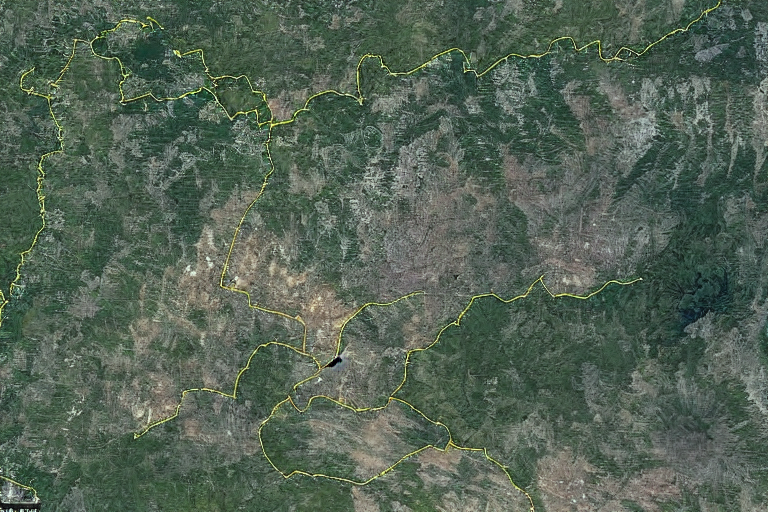
#> input picture data/colorEnhanced/train/NoFire/m_3912057_sw_10_h_20160711_sparse_vegetation_no_signs_of_wild_fire_4.png, 768 x 512 px, found by its file name; its folder holds only this picture in this run
$ python 02_Prepare_Data.py
#> lines starting #> are read from the running program, lines starting #| are printed output that depends on the picture
#synthetic으로 colorEnhanced 생성하기

from PIL import Image
import os, sys

try:
    os.makedirs('data/colorEnhanced/train/NoFire')
    os.makedirs('data/colorEnhanced/val/NoFire')
    os.makedirs('data/colorEnhanced/train/Fire')
    os.makedirs('data/colorEnhanced/val/Fire')
except:
    print("folder already exist")

perc = .05
print("percent to change Fire", perc)

def colorEnhancedIm(fldrIn, fn, fldrOut, perc=-.04, type='png'):
#> called with fldrIn = 'data/synthetic/train/NoFire/', fldrOut = 'data/colorEnhanced/train/NoFire', perc = -0.05, type = 'png'
    path = fldrIn + fn # synthetic 디렉 + 파일이름
    # print('저장;',path)
    # sys.exit('end')
    im = Image.open(path).convert('RGB')
#> im is the input picture: PIL image 768x512 RGB; mean R, G, B 83.7, 99, 85

    # Split into 3 channels
    r, g, b = im.split()
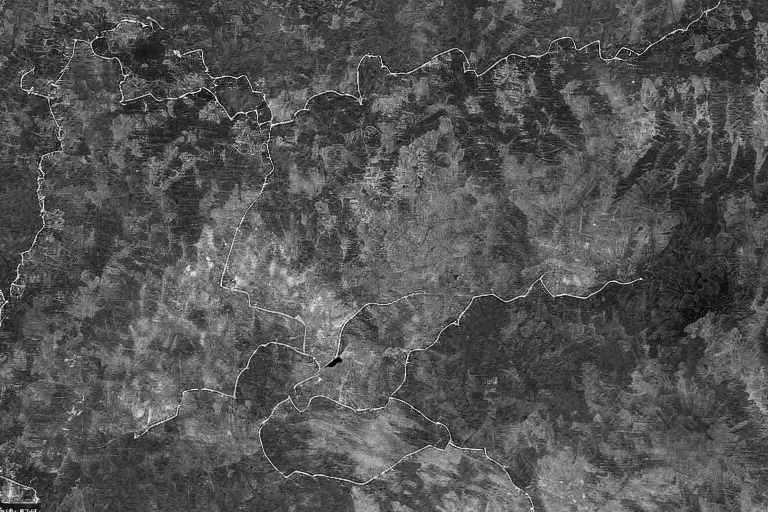
#> r: PIL image 768x512 L; min 0, max 242, mean 83.7
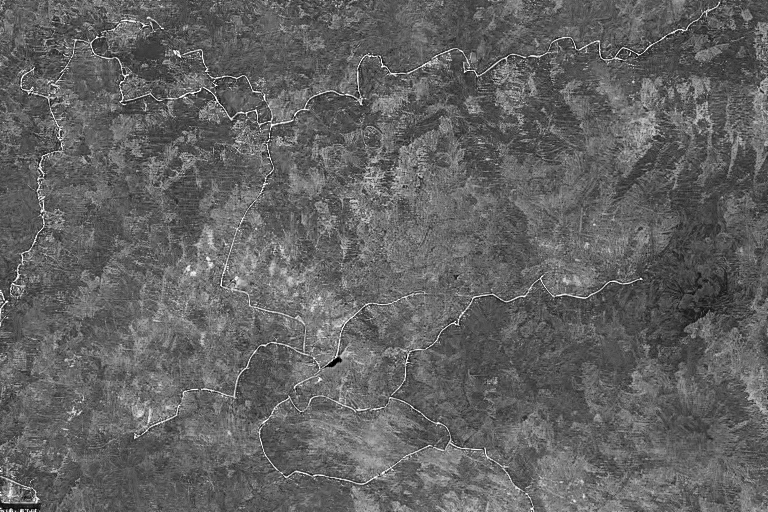
#> g: PIL image 768x512 L; min 0, max 255, mean 99
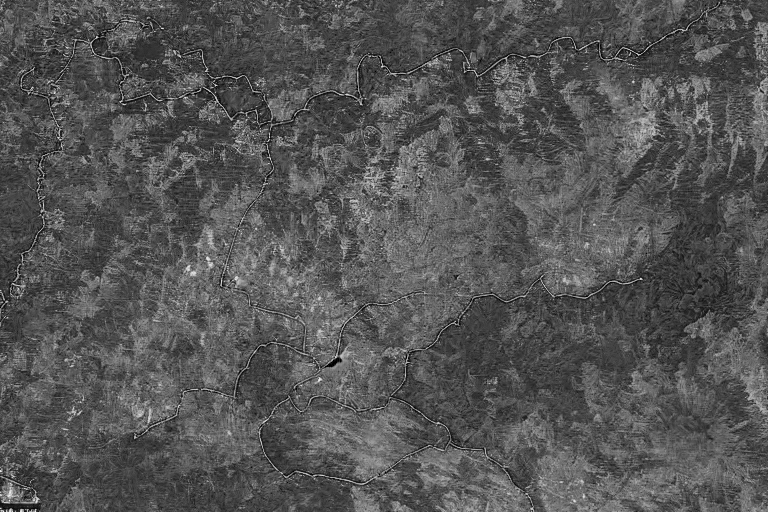
#> b: PIL image 768x512 L; min 0, max 244, mean 85
    # Increase Reds
    r = r.point(lambda i: i * (1+perc))

    # Decrease Greens
    g = g.point(lambda i: i * (1-perc))

    # Recombine back to RGB image
    result = Image.merge('RGB', (r, g, b))

    result.save(f'{fldrOut}/{fn}')
    im.close()
# cropIm(fldrIn, fn, fldrOut)

import glob, os
FireList = []
NoFireList = []

fldrIn = 'data/synthetic/train/Fire/'
fldrOut = "data/colorEnhanced/train/Fire/"
for fire, fn in enumerate(glob.glob(fldrIn+"*.png")): #fire ;index, fn; data
    print('fn이름',fn)
    # fn_trunc = fn.split('/')[-1]
    fn_trunc = os.path.basename(fn)
    print('잘린 이름',fn_trunc)
    FireList.append(fn_trunc)
    # print(fn_trunc, end='나눠')
    colorEnhancedIm(fldrIn, fn_trunc, fldrOut, perc, 'png')
print("completed train set")
fldrIn = "data/synthetic/val/Fire/"
fldrOut = "data/colorEnhanced/val/Fire/"
for fire, fn in enumerate(glob.glob(fldrIn+"*.png")):
    print('fn이름',fn)
    # fn_trunc = fn.split('/')[-1]
    fn_trunc = os.path.basename(fn)
    print('잘린 이름',fn_trunc)
    FireList.append(fn_trunc)
    colorEnhancedIm(fldrIn, fn_trunc, fldrOut, perc, 'png')
print("completed val set")

perc = -1 * perc
print("percent to change NoFire", perc)

fldrIn = "data/synthetic/train/NoFire/"
fldrOut = "data/colorEnhanced/train/NoFire"
for fire, fn in enumerate(glob.glob(fldrIn+"*.png")):
    print('fn이름',fn)
    # fn_trunc = fn.split('/')[-1]
    fn_trunc = os.path.basename(fn)
    print('잘린 이름',fn_trunc)
    FireList.append(fn_trunc)
    colorEnhancedIm(fldrIn, fn_trunc, fldrOut, perc, 'png')
print("completed train set")
fldrIn = "data/synthetic/val/NoFire/"
fldrOut = "data/colorEnhanced/val/NoFire/"
for fire, fn in enumerate(glob.glob(fldrIn+"*.png")):
    print('fn이름',fn)
    # fn_trunc = fn.split('/')[-1]
    fn_trunc = os.path.basename(fn)
    print('잘린 이름',fn_trunc)
    FireList.append(fn_trunc)
    colorEnhancedIm(fldrIn, fn_trunc, fldrOut, perc, 'png')
print("completed val set")

print("done")

$ run again, on data/colorEnhanced/train/NoFire/m_3912142_sw_10_h_20160711_sparse_vegetation_no_signs_of_wild_fire_14.png
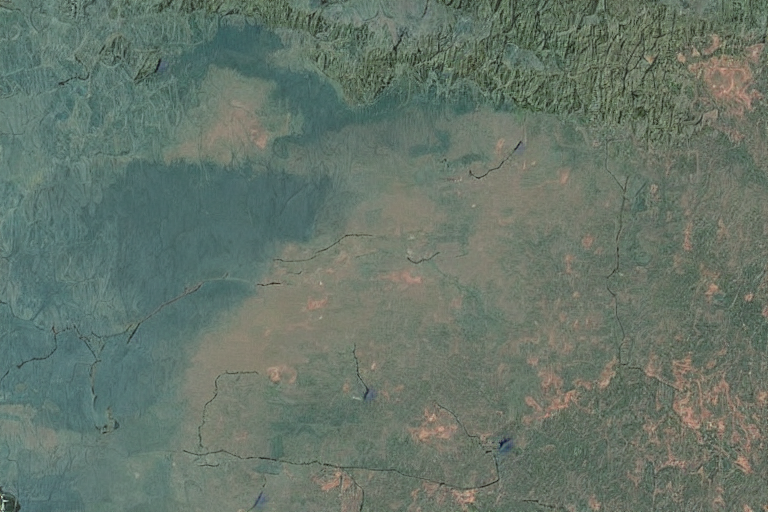
#> input picture data/colorEnhanced/train/NoFire/m_3912142_sw_10_h_20160711_sparse_vegetation_no_signs_of_wild_fire_14.png, 768 x 512 px, found by its file name
#> in colorEnhancedIm, im is the input picture: PIL image 768x512 RGB; mean R, G, B 102, 116.7, 105.4
#> in colorEnhancedIm, `r, g, b = im.split()`:
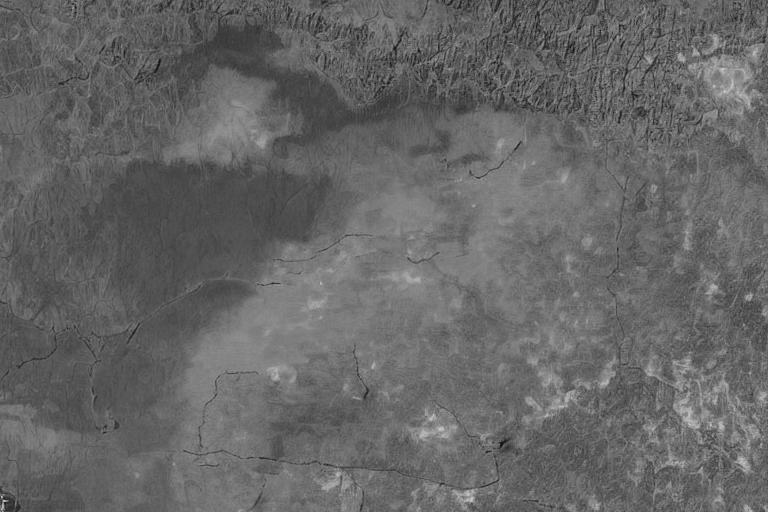
#> r: PIL image 768x512 L; min 9, max 209, mean 102
#> in colorEnhancedIm, `r, g, b = im.split()`:
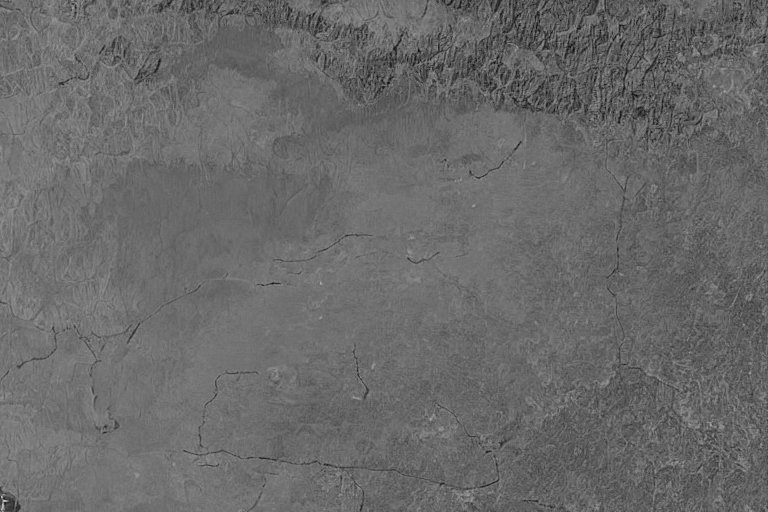
#> b: PIL image 768x512 L; min 4, max 199, mean 105.4

$ run again, on data/colorEnhanced/train/NoFire/m_3912343_se_10_h_20160529_early_morning_with_clear_skies_with_no_signs_of_wild_fire_15.png
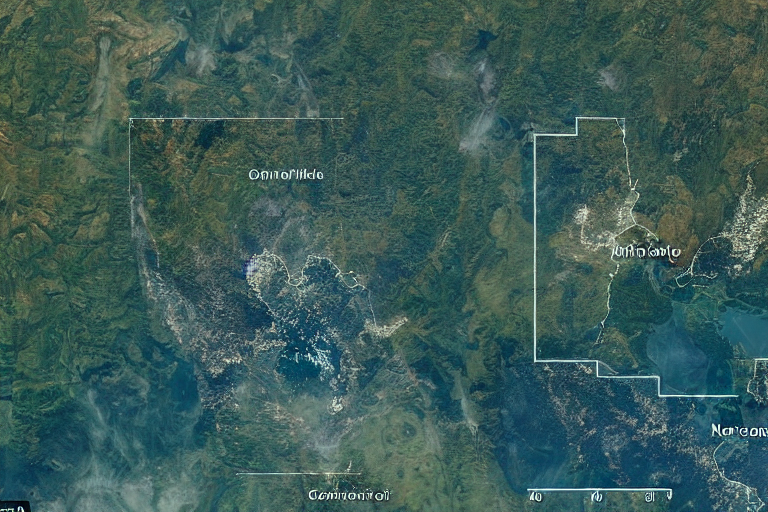
#> input picture data/colorEnhanced/train/NoFire/m_3912343_se_10_h_20160529_early_morning_with_clear_skies_with_no_signs_of_wild_fire_15.png, 768 x 512 px, found by its file name
#> in colorEnhancedIm, im is the input picture: PIL image 768x512 RGB; mean R, G, B 58.7, 90.7, 87.2
#> in colorEnhancedIm, `r, g, b = im.split()`:
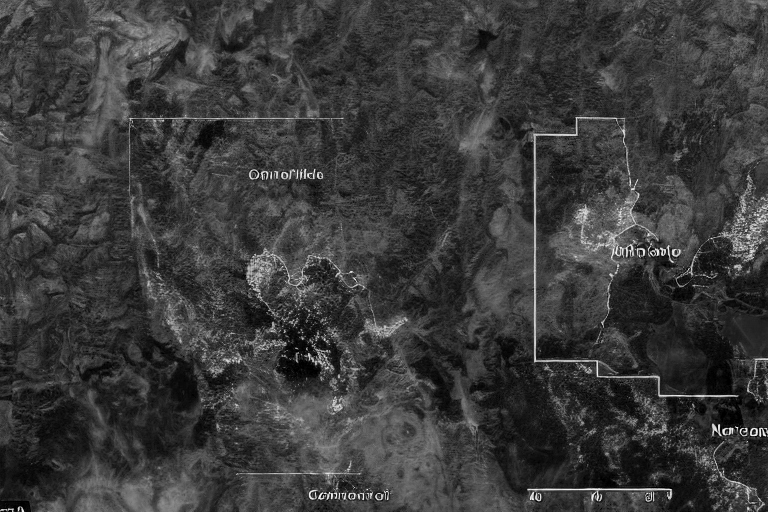
#> r: PIL image 768x512 L; min 0, max 242, mean 58.7
#> in colorEnhancedIm, `r, g, b = im.split()`:
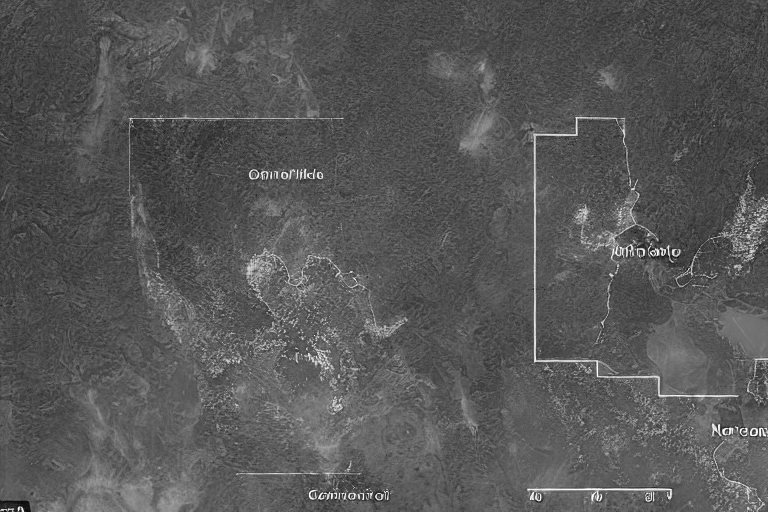
#> b: PIL image 768x512 L; min 3, max 255, mean 87.2

$ run again, on data/colorEnhanced/train/NoFire/m_3912057_sw_10_h_20160711_sparse_vegetation_no_signs_of_wild_fire_9.png
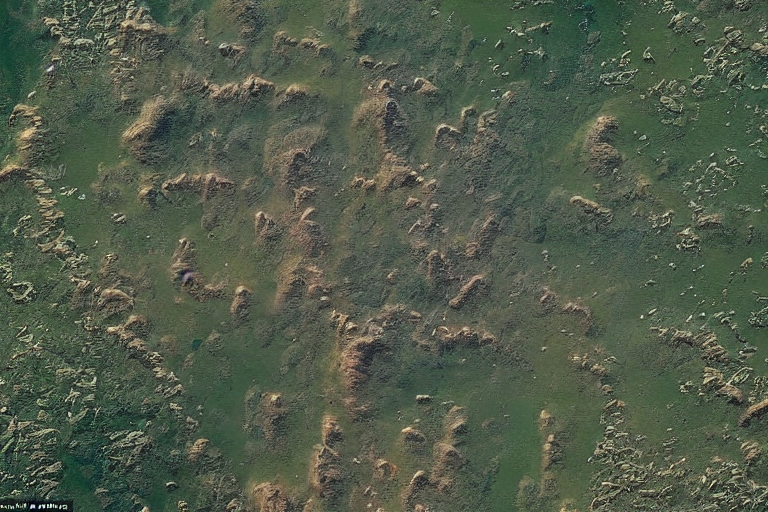
#> input picture data/colorEnhanced/train/NoFire/m_3912057_sw_10_h_20160711_sparse_vegetation_no_signs_of_wild_fire_9.png, 768 x 512 px, found by its file name
#> in colorEnhancedIm, im is the input picture: PIL image 768x512 RGB; mean R, G, B 81.1, 91.2, 74.3
#> in colorEnhancedIm, `r, g, b = im.split()`:
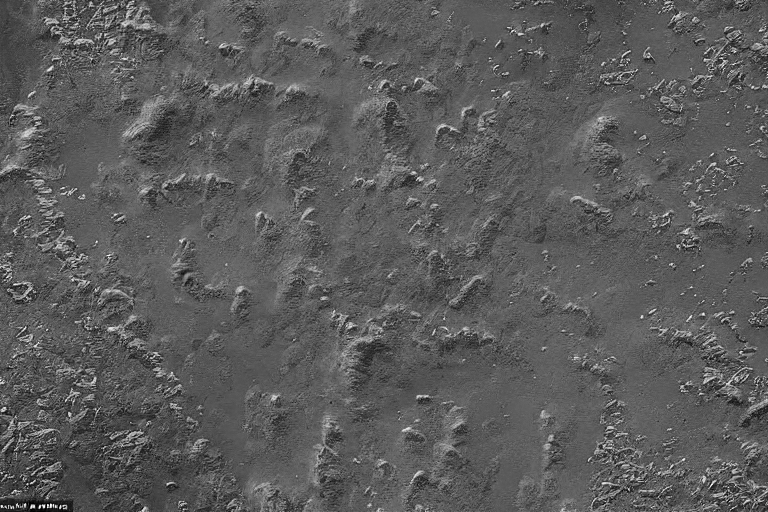
#> g: PIL image 768x512 L; min 0, max 255, mean 91.2
#> in colorEnhancedIm, `r, g, b = im.split()`:
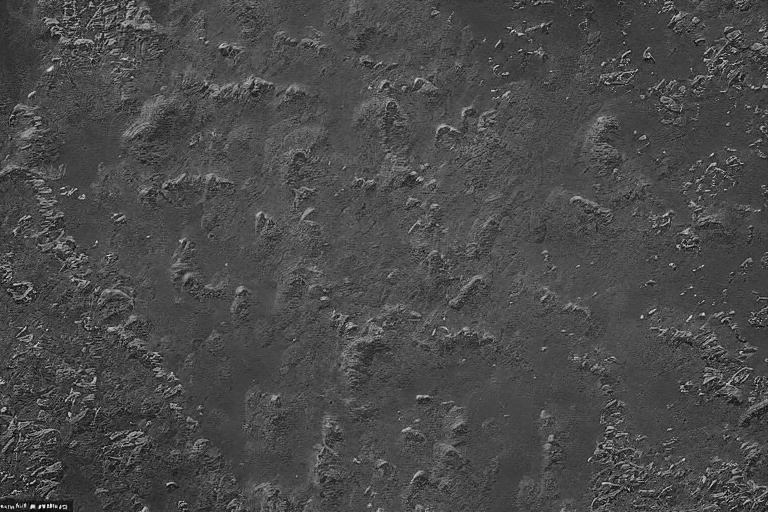
#> b: PIL image 768x512 L; min 0, max 237, mean 74.3

$ run again, on data/colorEnhanced/train/NoFire/m_3912142_sw_10_h_20160711_mid-day_with_clear_skies_with_no_signs_of_wild_fire_7.png
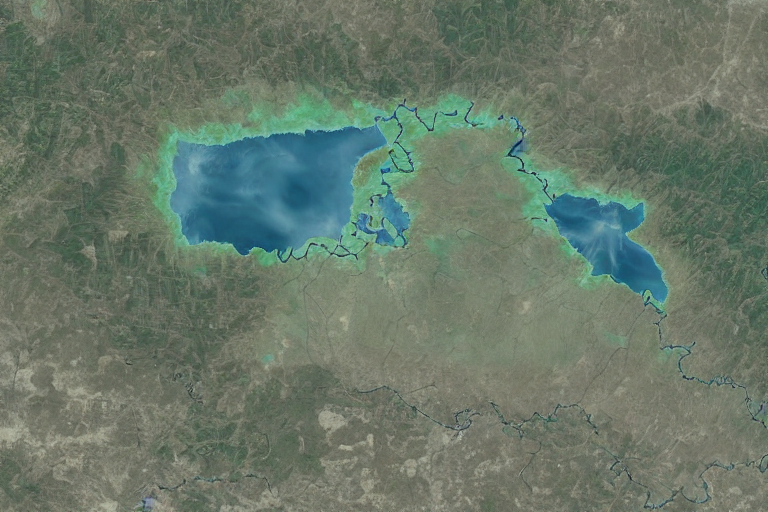
#> input picture data/colorEnhanced/train/NoFire/m_3912142_sw_10_h_20160711_mid-day_with_clear_skies_with_no_signs_of_wild_fire_7.png, 768 x 512 px, found by its file name
#> in colorEnhancedIm, im is the input picture: PIL image 768x512 RGB; mean R, G, B 103.8, 119.4, 104.8
#> in colorEnhancedIm, `r, g, b = im.split()`:
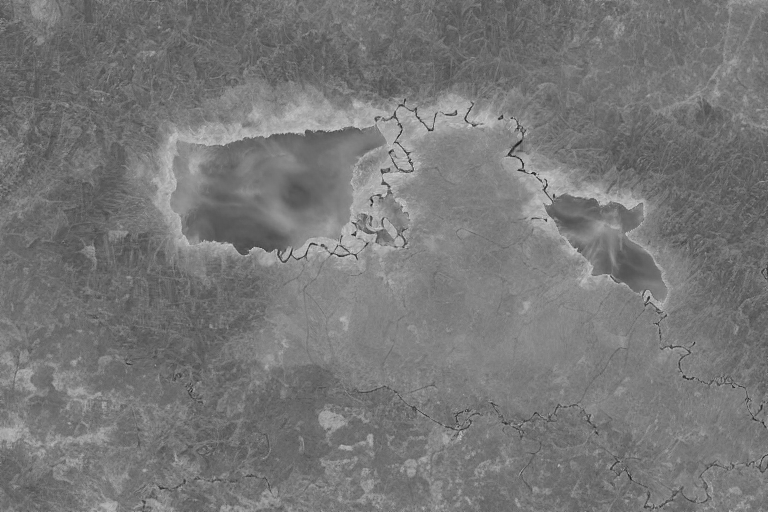
#> g: PIL image 768x512 L; min 20, max 218, mean 119.4
#> in colorEnhancedIm, `r, g, b = im.split()`:
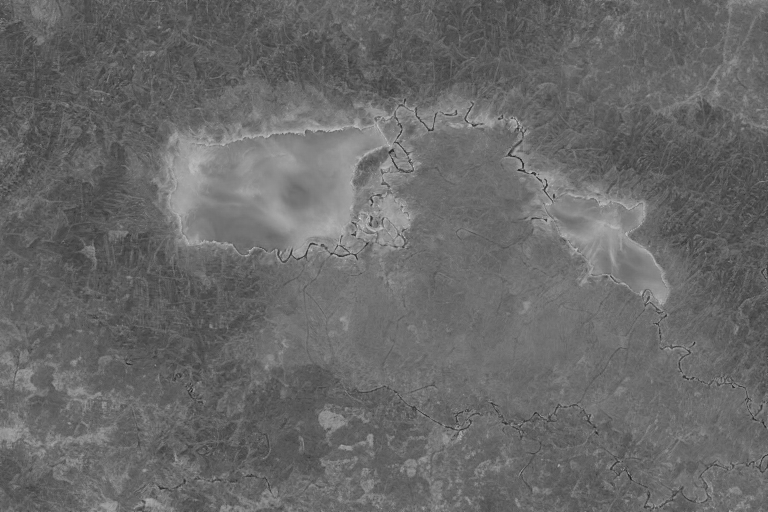
#> b: PIL image 768x512 L; min 25, max 218, mean 104.8
